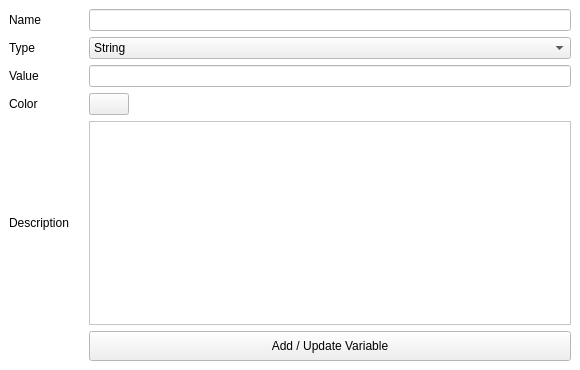
<?xml version="1.0" encoding="UTF-8"?>
<ui version="4.0">
 <class>windowAddVariable</class>
 <widget class="QMainWindow" name="windowAddVariable">
  <property name="geometry">
   <rect>
    <x>0</x>
    <y>0</y>
    <width>580</width>
    <height>370</height>
   </rect>
  </property>
  <property name="sizePolicy">
   <sizepolicy hsizetype="Fixed" vsizetype="Fixed">
    <horstretch>0</horstretch>
    <verstretch>0</verstretch>
   </sizepolicy>
  </property>
  <property name="palette">
   <palette>
    <active>
     <colorrole role="Base">
      <brush brushstyle="SolidPattern">
       <color alpha="255">
        <red>255</red>
        <green>255</green>
        <blue>255</blue>
       </color>
      </brush>
     </colorrole>
     <colorrole role="Window">
      <brush brushstyle="SolidPattern">
       <color alpha="255">
        <red>255</red>
        <green>255</green>
        <blue>255</blue>
       </color>
      </brush>
     </colorrole>
    </active>
    <inactive>
     <colorrole role="Base">
      <brush brushstyle="SolidPattern">
       <color alpha="255">
        <red>255</red>
        <green>255</green>
        <blue>255</blue>
       </color>
      </brush>
     </colorrole>
     <colorrole role="Window">
      <brush brushstyle="SolidPattern">
       <color alpha="255">
        <red>255</red>
        <green>255</green>
        <blue>255</blue>
       </color>
      </brush>
     </colorrole>
    </inactive>
    <disabled>
     <colorrole role="Base">
      <brush brushstyle="SolidPattern">
       <color alpha="255">
        <red>255</red>
        <green>255</green>
        <blue>255</blue>
       </color>
      </brush>
     </colorrole>
     <colorrole role="Window">
      <brush brushstyle="SolidPattern">
       <color alpha="255">
        <red>255</red>
        <green>255</green>
        <blue>255</blue>
       </color>
      </brush>
     </colorrole>
    </disabled>
   </palette>
  </property>
  <property name="font">
   <font>
    <pointsize>9</pointsize>
   </font>
  </property>
  <property name="windowTitle">
   <string>Add or update a variable</string>
  </property>
  <property name="windowIcon">
   <iconset resource="../images/images.qrc">
    <normaloff>:/logo2.ico</normaloff>:/logo2.ico</iconset>
  </property>
  <property name="autoFillBackground">
   <bool>true</bool>
  </property>
  <widget class="QWidget" name="centralwidget">
   <layout class="QGridLayout" name="gridLayout">
    <property name="horizontalSpacing">
     <number>20</number>
    </property>
    <item row="0" column="0">
     <widget class="QLabel" name="labNewVarName">
      <property name="font">
       <font>
        <pointsize>9</pointsize>
       </font>
      </property>
      <property name="text">
       <string>Name</string>
      </property>
     </widget>
    </item>
    <item row="0" column="2">
     <widget class="QLineEdit" name="txtNewVarName">
      <property name="font">
       <font>
        <pointsize>9</pointsize>
       </font>
      </property>
     </widget>
    </item>
    <item row="1" column="0">
     <widget class="QLabel" name="labNewVarType">
      <property name="font">
       <font>
        <pointsize>9</pointsize>
       </font>
      </property>
      <property name="text">
       <string>Type</string>
      </property>
     </widget>
    </item>
    <item row="2" column="0">
     <widget class="QLabel" name="labNewVarValue">
      <property name="font">
       <font>
        <pointsize>9</pointsize>
       </font>
      </property>
      <property name="text">
       <string>Value</string>
      </property>
     </widget>
    </item>
    <item row="1" column="2">
     <widget class="QComboBox" name="cbNewVarType">
      <property name="font">
       <font>
        <pointsize>9</pointsize>
       </font>
      </property>
      <item>
       <property name="text">
        <string>String</string>
       </property>
      </item>
      <item>
       <property name="text">
        <string>Password</string>
       </property>
      </item>
      <item>
       <property name="text">
        <string>List</string>
       </property>
      </item>
     </widget>
    </item>
    <item row="2" column="2">
     <widget class="QLineEdit" name="txtNewVarValue">
      <property name="font">
       <font>
        <pointsize>9</pointsize>
       </font>
      </property>
     </widget>
    </item>
    <item row="4" column="0">
     <widget class="QLabel" name="labNewVarDescription">
      <property name="font">
       <font>
        <pointsize>9</pointsize>
       </font>
      </property>
      <property name="text">
       <string>Description</string>
      </property>
     </widget>
    </item>
    <item row="4" column="2">
     <widget class="QTextEdit" name="txtNewVarDescription">
      <property name="font">
       <font>
        <pointsize>9</pointsize>
       </font>
      </property>
     </widget>
    </item>
    <item row="5" column="2">
     <widget class="QPushButton" name="btnReturnNewVariable">
      <property name="minimumSize">
       <size>
        <width>0</width>
        <height>30</height>
       </size>
      </property>
      <property name="maximumSize">
       <size>
        <width>16777215</width>
        <height>30</height>
       </size>
      </property>
      <property name="font">
       <font>
        <pointsize>9</pointsize>
       </font>
      </property>
      <property name="text">
       <string>Add / Update Variable</string>
      </property>
     </widget>
    </item>
    <item row="3" column="0">
     <widget class="QLabel" name="labNewVarColor">
      <property name="text">
       <string>Color</string>
      </property>
     </widget>
    </item>
    <item row="3" column="2">
     <widget class="QPushButton" name="btnNewVarColor">
      <property name="sizePolicy">
       <sizepolicy hsizetype="Fixed" vsizetype="Fixed">
        <horstretch>0</horstretch>
        <verstretch>0</verstretch>
       </sizepolicy>
      </property>
      <property name="autoFillBackground">
       <bool>true</bool>
      </property>
      <property name="text">
       <string/>
      </property>
     </widget>
    </item>
   </layout>
  </widget>
  <action name="actionLoad_interface">
   <property name="text">
    <string>Load interface</string>
   </property>
  </action>
  <action name="actionSave_interface">
   <property name="text">
    <string>Save interface</string>
   </property>
  </action>
 </widget>
 <tabstops>
  <tabstop>txtNewVarName</tabstop>
  <tabstop>txtNewVarValue</tabstop>
  <tabstop>txtNewVarDescription</tabstop>
  <tabstop>btnReturnNewVariable</tabstop>
 </tabstops>
 <resources>
  <include location="../images/images.qrc"/>
 </resources>
 <connections/>
</ui>
